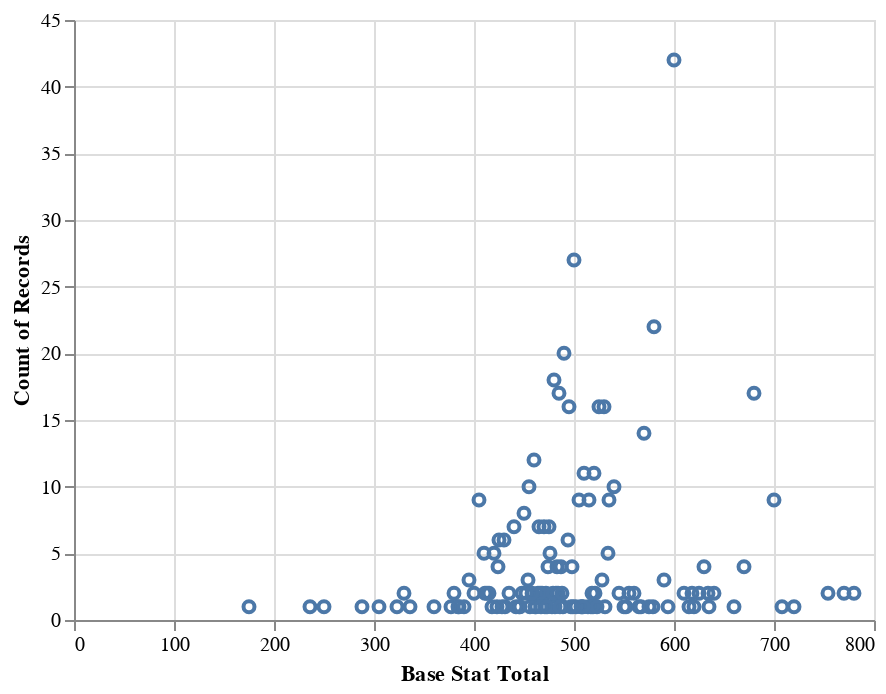

This figure's notebook cell:
### Markdown cell above
Let's work towards making a histogram of `Base Stat Total`s, starting with the scatter plot we already make. If you're used to other plotting frameworks, this may seem strange to you--scatterplots and histograms are completely different. But Altair gives us a declarative visualization grammar to build plots. We can use basic building blocks to make a wide variety of plots. Don't worry if that didn't make sense--let's see it in action.

First, let's count the number of `Base Stat Total` that take on each value:

### Code cell
alt.Chart(df).mark_point().encode(
    x='Base Stat Total',
    y='count()',
)

### Figure 1 — Vega-Lite specification as saved in the notebook (floating-point values rounded to 4 significant figures; data arrays with more than 128 entries replaced by an {"elided": "..."} marker saying what was removed)
{"config": {"view": {"continuousWidth": 400, "continuousHeight": 300}}, "data": {"name": "data-4ba12c371029303f29772324f5d63a54"}, "mark": "point", "encoding": {"x": {"type": "quantitative", "field": "Base Stat Total"}, "y": {"type": "quantitative", "aggregate": "count"}}, "$schema": "https://vega.github.io/schema/vega-lite/v4.8.1.json", "datasets": {"data-4ba12c371029303f29772324f5d63a54": {"elided": "553 records"}}}
